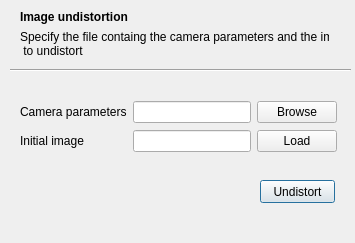
<?xml version="1.0" encoding="UTF-8"?>
<ui version="4.0">
 <class>Undistort</class>
 <widget class="QDialog" name="Undistort">
  <property name="geometry">
   <rect>
    <x>0</x>
    <y>0</y>
    <width>355</width>
    <height>243</height>
   </rect>
  </property>
  <property name="windowTitle">
   <string>Undistort</string>
  </property>
  <widget class="Line" name="line">
   <property name="geometry">
    <rect>
     <x>10</x>
     <y>60</y>
     <width>341</width>
     <height>20</height>
    </rect>
   </property>
   <property name="orientation">
    <enum>Qt::Horizontal</enum>
   </property>
  </widget>
  <widget class="QWidget" name="layoutWidget">
   <property name="geometry">
    <rect>
     <x>20</x>
     <y>10</y>
     <width>309</width>
     <height>47</height>
    </rect>
   </property>
   <layout class="QFormLayout" name="formLayout_3">
    <item row="0" column="0">
     <widget class="QLabel" name="label_3">
      <property name="font">
       <font>
        <weight>75</weight>
        <bold>true</bold>
       </font>
      </property>
      <property name="text">
       <string>Image undistortion</string>
      </property>
     </widget>
    </item>
    <item row="1" column="0">
     <widget class="QLabel" name="label_4">
      <property name="text">
       <string>Specify the file containg the camera parameters and the image 
 to undistort</string>
      </property>
     </widget>
    </item>
   </layout>
  </widget>
  <widget class="QPushButton" name="undistort">
   <property name="geometry">
    <rect>
     <x>260</x>
     <y>180</y>
     <width>75</width>
     <height>23</height>
    </rect>
   </property>
   <property name="text">
    <string>Undistort</string>
   </property>
  </widget>
  <widget class="QWidget" name="layoutWidget">
   <property name="geometry">
    <rect>
     <x>20</x>
     <y>100</y>
     <width>317</width>
     <height>54</height>
    </rect>
   </property>
   <layout class="QGridLayout" name="gridLayout">
    <item row="0" column="0">
     <widget class="QLabel" name="label">
      <property name="text">
       <string>Camera parameters</string>
      </property>
     </widget>
    </item>
    <item row="0" column="1">
     <widget class="QLineEdit" name="camParam"/>
    </item>
    <item row="0" column="2">
     <widget class="QPushButton" name="loadParam">
      <property name="text">
       <string>Browse</string>
      </property>
     </widget>
    </item>
    <item row="1" column="0">
     <widget class="QLabel" name="label_2">
      <property name="text">
       <string>Initial image</string>
      </property>
     </widget>
    </item>
    <item row="1" column="1">
     <widget class="QLineEdit" name="initialImg"/>
    </item>
    <item row="1" column="2">
     <widget class="QPushButton" name="loadImage">
      <property name="text">
       <string>Load</string>
      </property>
     </widget>
    </item>
   </layout>
  </widget>
  <zorder>layoutWidget</zorder>
  <zorder>layoutWidget</zorder>
  <zorder>line</zorder>
  <zorder>undistort</zorder>
 </widget>
 <resources/>
 <connections/>
</ui>
